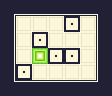

Rendered tile map (Tiled .tmx) drawn with the repository's tilesets; below, a short description and the full map source, tile grids included:
An orthogonal 7x6 tile map with 16x16 px tiles, 1 tile layer (Default).

<map version="1.4" tiledversion="1.4.3" orientation="orthogonal" renderorder="right-down" width="7" height="6" tilewidth="16" tileheight="16" infinite="0" nextlayerid="2" nextobjectid="1">
 <tileset firstgid="1" source="BasicTileset.tsx" />
 <layer id="1" name="Default" width="7" height="6">
  <data encoding="csv">
14,12,12,12,12,12,15,
13,4,4,4,5,4,10,
13,4,5,4,4,4,10,
13,4,1,5,5,4,10,
13,5,4,4,4,4,10,
16,11,11,11,11,11,17
</data>
 </layer>
</map>
